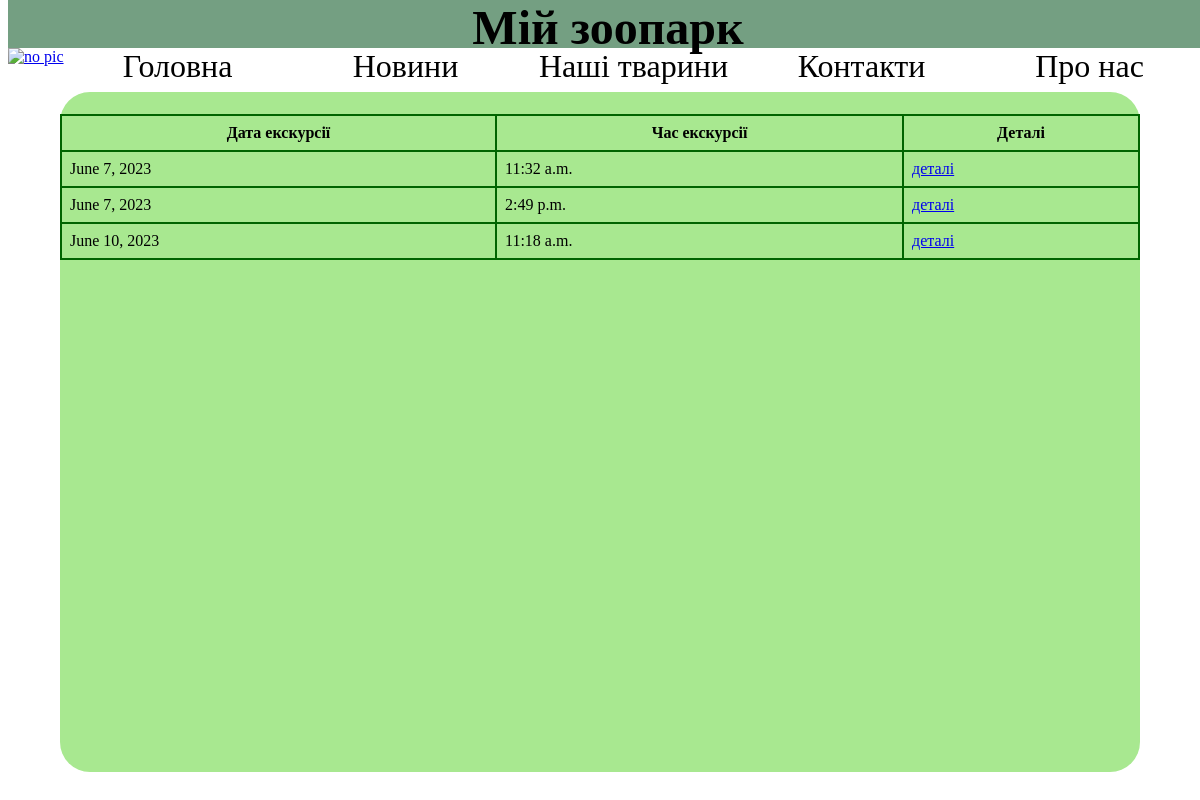
/zoo/getAllExcursions/ (signed in), run on the app's committed database.
### zoo/models.py (models this page shows, shortened)
class Excursions(models.Model):
    date = models.DateField('date')
    time = models.TimeField('time')
    phone = models.CharField('phone', max_length=250)
    name = models.CharField('name', max_length=250, default='')
    peopleAmount = models.IntegerField('amount of people')
    guide = models.ForeignKey(Account, on_delete=models.DO_NOTHING, null=True)
    isFinished = models.BooleanField(default=False)
    class Meta:
        verbose_name = 'Excursion'
        verbose_name_plural = 'Excursions'
        ordering = ['date']

### zoo/views.py (the view)
# urls.py: path('getAllExcursions/', views.getAllExcursions),
def getAllExcursions(request):
    if(request.user.is_authenticated):
        data = Excursions.objects.all()
        return render(request, "allExcursions.html", {"data": data})
    else:
        return redirect('login')

### templates/allExcursions.html (shortened to what this page needs)
<!DOCTYPE html>
<html lang="en">
{% load static %}
<head>
    <link href="{% static "CSS/zooStyles.css" %}" rel="stylesheet">
</head>
<body>
<div class="siteName"><a>Мій зоопарк</a></div>
<nav>
    <a href="/zoo"><img src="{% static "Images/zooImg.jpg" %}" alt="no pic"></a>
    <div class="upperRadius"><a href="/zoo" class="navbarTextLink firstLevelLink"> Головна </a>
    </div>
    <div class="upperRadius downRadius"><a href="/zoo/news" class="navbarTextLink firstLevelLink"> Новини </a></div>
    <div class="upperRadius downRadius"><a href="" class="navbarTextLink firstLevelLink"> Наші тварини </a></div>
    <div class="upperRadius downRadius"><a href="" class="navbarTextLink firstLevelLink"> Контакти </a></div>
    <div class="upperRadius downRadius"><a href="" class="navbarTextLink firstLevelLink"> Про нас </a></div>
</nav>
<div class="textContainer">
    <table>
        <thead>
        <tr>
            <th>Дата екскурсії</th>
            <th>Час екскурсії</th>
            <th>Деталі</th>
        </tr>
        </thead>
        <tbody>
        {% for item in data %}
            <tr>
                <td>{{ item.date }}</td>
                <td>{{ item.time }}</td>
                <td><a href="{% url 'excursion' item.id %}"> деталі </a></td>
            </tr>
        {% endfor %}
        </tbody>
    </table>
</div>
</body>
</html>

### zoo/static/CSS/zooStyles.css (style rules this page uses)
body { background-image: url(../Images/backgroundForBody.jpg); background-repeat: no-repeat; background-position: center center; background-attachment: fixed; background-size: cover; }
.siteName { font-size: 300%; top: 0; height: 6%; width: 100%; position: fixed; z-index: 2; background-color: #749F82; text-align: center; font-weight: bold; }
nav { display: flex; flex-direction: row; height: 5%; min-height: 40px; width: 100%; position: fixed; top: 6%; z-index: 2; background-color: transparent; }
nav > div { width: 19%; text-align: center; }
nav img { display: block; width: 100%; height: 100%; flex-shrink: 0; }
.navbarTextLink { color: black; text-decoration: none; }
.firstLevelLink { font-size: 200%; }
.upperRadius { border-top-right-radius: 15px; border-top-left-radius: 15px }
.downRadius { border-bottom-right-radius: 15px; border-bottom-left-radius: 15px }
.textContainer { position: absolute; margin-top: 7%; width: 90%; min-height: 85%; border-radius: 30px; left: 5%; background-color: #A8E890; }
table { width: 100%; margin-top: 2%; border-collapse: collapse; }
td, th { border: 2px solid darkgreen; padding: 8px; }

### data on the page
Excursions: date "June 7, 2023", time "11:32 a.m."
Excursions: date "June 7, 2023", time "2:49 p.m."
Excursions: date "June 10, 2023", time "11:18 a.m."
